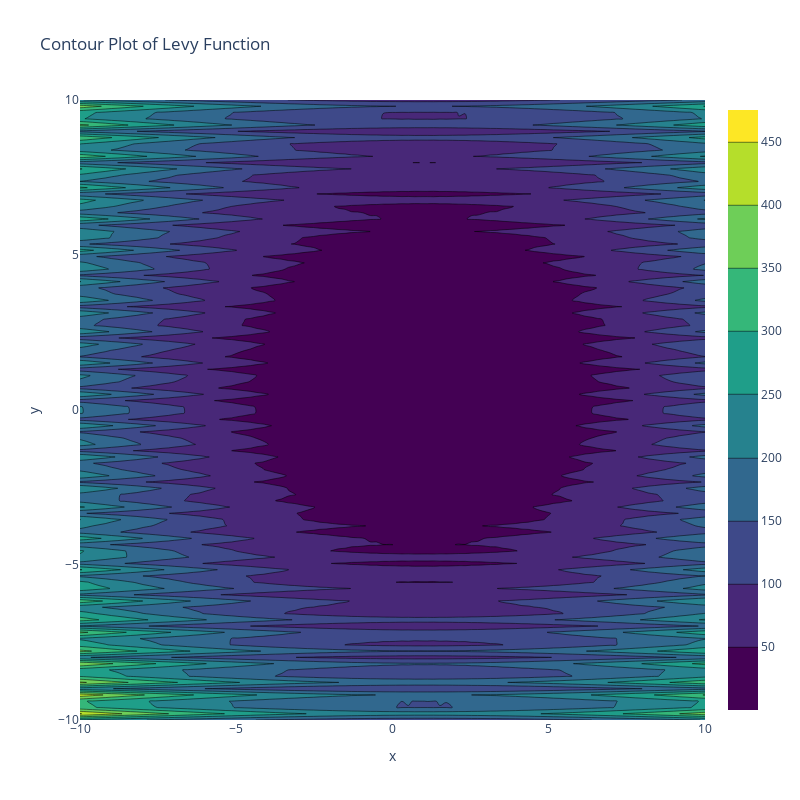

The notebook cell saved with this chart:
### Code cell
# Create contour plot for Levy function
fig_levy_contour = go.Figure(data=[go.Contour(x=x, y=y, z=Z_levy, colorscale='Viridis')])
fig_levy_contour.update_layout(
    title='Contour Plot of Levy Function',
    xaxis_title='x',
    yaxis_title='y',
    width=800,
    height=800
)
fig_levy_contour.show()
